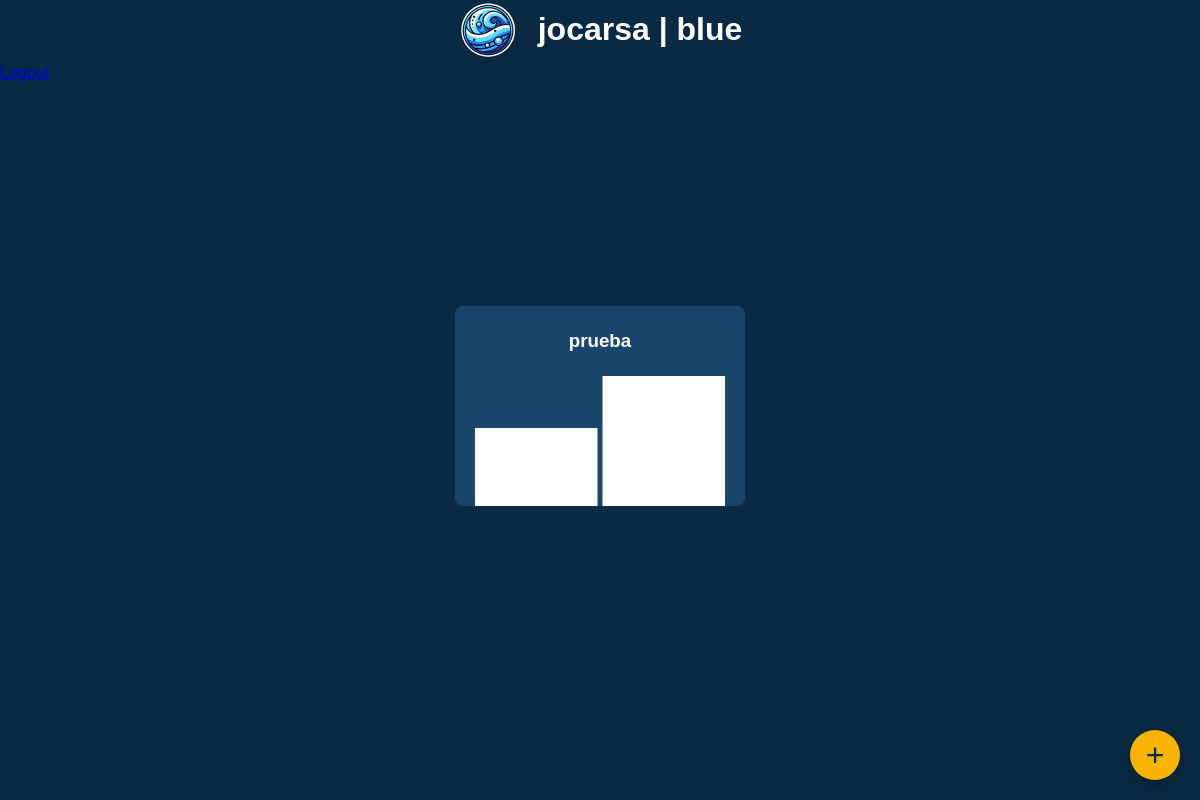
The page /dashboard.php (signed in) on the database as committed earlier.
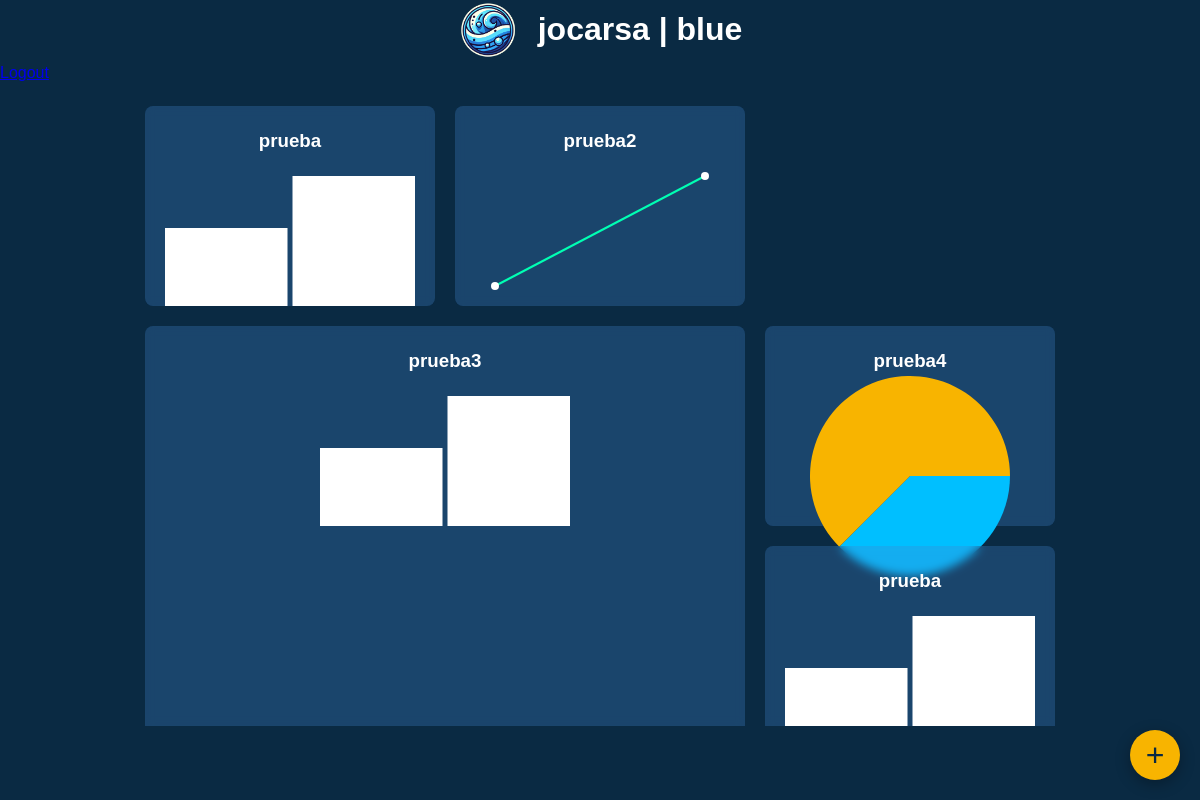
The same page on the database as committed later.
### tables this page shows
CREATE TABLE charts (
    id INTEGER PRIMARY KEY AUTOINCREMENT,
    user_id INTEGER,
    chart_name TEXT,
    chart_type TEXT,
    data_url TEXT,
    importance INTEGER DEFAULT 1,
    FOREIGN KEY(user_id) REFERENCES users(id)
);

### dashboard.php (the view, shortened to what this page needs)
<?php
require_once 'config.php';
$stmt = $db->prepare("SELECT * FROM charts WHERE user_id = :user_id");
$stmt->execute([':user_id' => $_SESSION['user_id']]);
$charts = $stmt->fetchAll(PDO::FETCH_ASSOC);
$numCharts = count($charts);
if ($numCharts == 1) {
   $gridCols = "1fr";
} elseif ($numCharts <= 3) {
   $gridCols = "repeat($numCharts, 1fr)";
} elseif ($numCharts == 4) {
   $gridCols = "repeat(2, 1fr)";
} elseif ($numCharts == 5) {
   $gridCols = "repeat(3, 1fr)";
} elseif ($numCharts == 6) {
   $gridCols = "repeat(3, 1fr)";
} else {
   $gridCols = "repeat(auto-fit, minmax(250px, 1fr))";
}
?>
<!DOCTYPE html>
<html lang="en">
<head>
  <link rel="stylesheet" href="css/estilo.css">
</head>
<body>
  <h1><img src="blue.png">jocarsa | blue</h1>
  <p><a href="logout.php">Logout</a></p>
  <div class="scene">
    <div class="grid-container" style="grid-template-columns: <?php echo $gridCols; ?>;">
      <?php foreach ($charts as $chart): ?>
        <?php
          $importance = isset($chart['importance']) ? (int)$chart['importance'] : 1;
          if ($numCharts == 1) {
            $gridStyle = "grid-column: 1 / -1; grid-row: 1 / -1;";
          } else {
            $gridStyle = "grid-column: span $importance; grid-row: span $importance;";
          }
        ?>
        <div class="chart-container"
             style="<?php echo $gridStyle; ?>"
             id="chart-<?php echo htmlspecialchars($chart['id']); ?>"
             data-chart-type="<?php echo htmlspecialchars($chart['chart_type']); ?>"
             data-data-url="<?php echo htmlspecialchars($chart['data_url']); ?>">
          <h3><?php echo htmlspecialchars($chart['chart_name']); ?></h3>
        </div>
      <?php endforeach; ?>
    </div>
  </div>
  <a href="add_chart.php" class="floating-add-btn">+</a>
</body>
</html>

### css/estilo.css (style rules this page uses)
* { margin: 0; padding: 0; box-sizing: border-box; }
body { font-family: Ubuntu, sans-serif; line-height: 1.6; background: #0A2A43; color: #fff; min-height: 100vh; }
.scene { perspective: 800px; width: 100%; height: 80vh; display: flex; align-items: center; justify-content: center; overflow: hidden; }
.grid-container { display: grid; gap: 20px; padding: 20px; transform-style: preserve-3d; transition: transform 0.3s ease; max-width: 90vw; max-height: 80vh; grid-auto-rows: 200px; }
.chart-container { position: relative; background: rgba(66, 134, 205, 0.3); border-radius: 8px; padding: 20px; text-align: center; transition: transform 0.3s ease, box-shadow 0.3s ease; backdrop-filter: blur(5px); cursor: pointer; }
.floating-add-btn { position: fixed; bottom: 20px; right: 20px; width: 50px; height: 50px; background-color: #f8b400; color: #0A2A43; border-radius: 50%; text-align: center; line-height: 50px; font-size: 2rem; text-decoration: none; box-shadow: 0 4px 15px rgba(0, 0, 0, 0.3); transition: background 0.3s ease, transform 0.3s ease; }
h1 { margin:auto; display: flex; flex-direction: row; flex-wrap: nowrap; justify-content: center; align-items: center; align-content: stretch; }
h1 img { width:60px; margin-right:20px; }

Rows that differ between the two databases and show on the page:
added charts: chart_name "prueba2"
added charts: chart_name "prueba3"
added charts: chart_name "prueba4"
added charts: chart_name "prueba"
